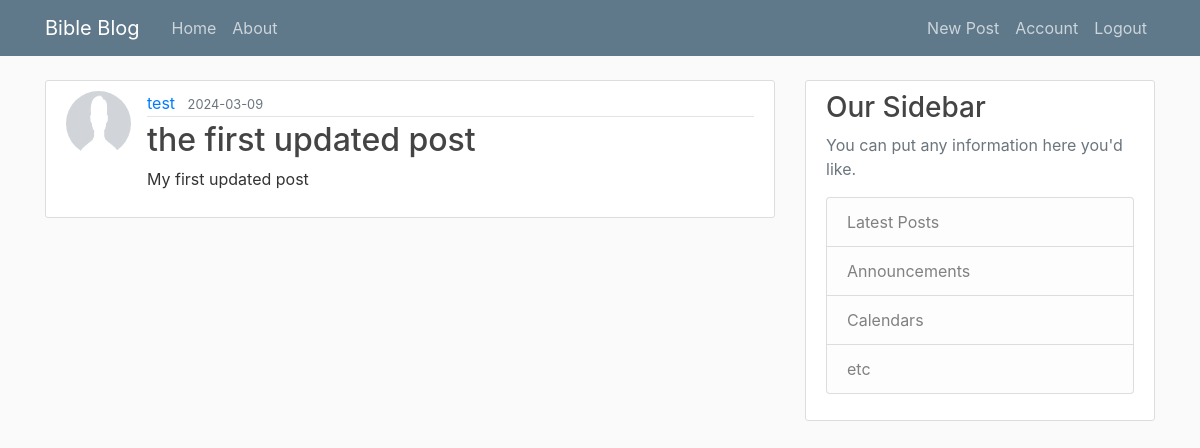
The app's page /post/1 (signed in) with its own data.
### flask_block/modules.py (models this page shows, shortened)
class User(db.Model, UserMixin):
    id = db.Column(db.Integer, primary_key=True)
    username = db.Column(db.String(20), unique=True, nullable=False)
    email = db.Column(db.String(120), unique=True, nullable=False)
    image_file = db.Column(db.String(20), nullable=False, default='default.jpg')
    password = db.Column(db.String(60), nullable=False)
    posts = db.relationship('Post', backref='author', lazy='subquery')

class Post(db.Model):
    id = db.Column(db.Integer, primary_key=True)
    title = db.Column(db.String(100), nullable=False)
    date_posted = db.Column(db.DateTime, nullable=False, default=datetime.utcnow)
    content = db.Column(db.Text, nullable=False)
    user_id = db.Column(db.Integer, db.ForeignKey('user.id'), nullable=False)

### flask_block/routes.py (the view)
@app.route("/post/<int:post_id>")
def post(post_id):
    with app.app_context():
        post = Post.query.options(joinedload(Post.author)).get_or_404(post_id)
    return render_template('post.html', title=post.title, post=post)

### flask_block/modules.py (called while the page is built)
@login_manager.user_loader
def load_user(user_id):
    with app.app_context():
        user = User.query.get(int(user_id))
    return user

### flask_block/templates/post.html (shortened to what this page needs)
{% extends "layout.html" %}
{% block content %}
		<article class="media content-section">
			<img class="rounded-circle article-img" src="{{ url_for('static', filename='profiles/' + post.author.image_file) }}">
			<div class="media-body">
					<div class="article-metadata">
						<a class="mr-2" href="{{ url_for('user_posts', username=post.author.username) }}">{{ post.author.username }}</a>
						<small class="text-muted">{{ post.date_posted.strftime('%Y-%m-%d') }}</small>
					</div>
					<h2 class="article-title">{{ post.title }}</h2>
					<p class="article-content">{{ post.content }}</p>
			</div>
		</article>
{% endblock content%}

### flask_block/static/main.css (style rules this page uses)
body { background: #fafafa; color: #333333; margin-top: 5rem; }
h1, h2, h3, h4, h5, h6 { color: #444444; }
.content-section { background: #ffffff; padding: 10px 20px; border: 1px solid #dddddd; border-radius: 3px; margin-bottom: 20px; }
.article-title { color: #444444; }
.article-content { white-space: pre-line; }
.article-img { height: 65px; width: 65px; margin-right: 16px; }
.article-metadata { padding-bottom: 1px; margin-bottom: 4px; border-bottom: 1px solid #e3e3e3 }

### records on screen
User: image_file (placeholder picture), author.username "test"
Post: date_posted "2024-03-09", title "the first updated post", content "My first updated post"
